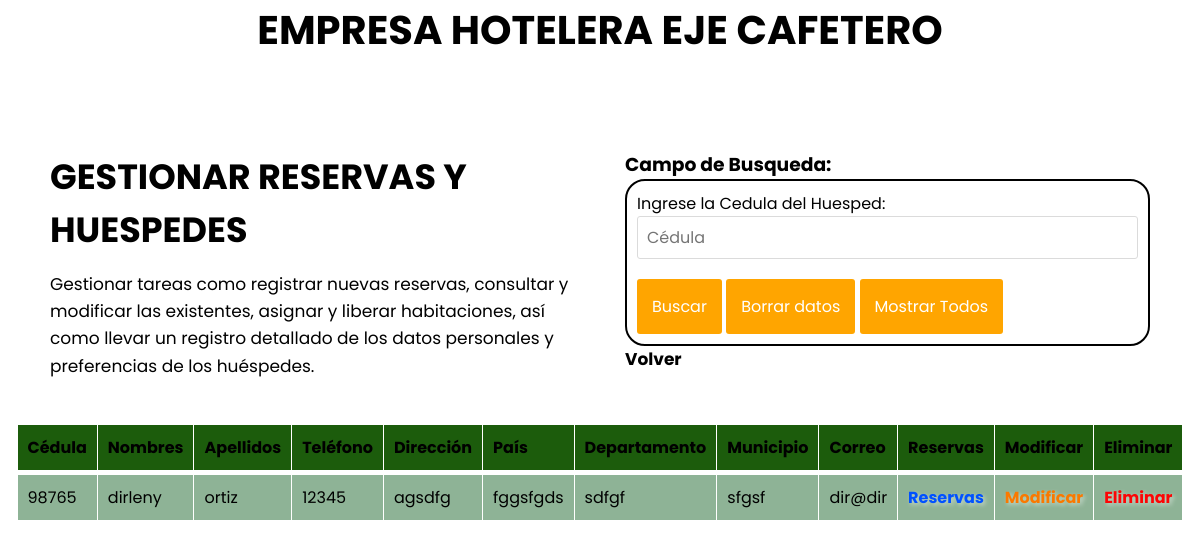
The app's page /gestion_huespedes.php with its own data.
### tables this page shows
CREATE TABLE clientes(
	cedula_cliente int not null,
    nombre varchar(45),
    apellido varchar(45),
    telefono varchar(45),
    direccion varchar(100),
    nombre_pais varchar(45),
    nombre_departamento varchar(45),
    nombre_municipio varchar(45),
    correo varchar(45),
    contrasena varchar(45),
    primary key(cedula_cliente)
);

### gestion_huespedes.php (the view, shortened to what this page needs)
<?php
    $con = conexion();
    if(isset($_POST['buscar'])){
        if(isset($_POST['cedula'])){
            $buscarCedula = $_POST['cedula'];
            $query_huesped = mysqli_query($con, "SELECT * FROM clientes WHERE cedula_cliente = '$buscarCedula'");
        }else{
            echo "
                <script>
                    alert('Ingrese una Cédula.')
                </script>
            ";
        }
    }else if(isset($_POST['todos'])){
        $query_huesped = mysqli_query($con, "SELECT * FROM clientes");
    }else{
        $query_huesped = mysqli_query($con, "SELECT * FROM clientes");
    }
?>
<!DOCTYPE html>
<html lang="es">
<head>
    <link rel="stylesheet" href="assets/style.css">
</head>
<body>
    <h1 class="titulo">EMPRESA HOTELERA EJE CAFETERO</h1>
    <div class="container-form">
        <div class="info-form">
            <h2>GESTIONAR RESERVAS Y HUESPEDES</h2>
            <p>Gestionar tareas como registrar nuevas reservas, consultar y modificar las existentes, asignar y liberar habitaciones, así como llevar un registro detallado de los datos personales y preferencias de los huéspedes.</p>
        </div>
        <div>
            <form action="gestion_huespedes.php" autocomplete="off" method="post">
                <h3>Campo de Busqueda:<br></h3>
                <div class="checkin">
                    <label for="cedula">Ingrese la Cedula del Huesped:<br></label>
                    <input type="input" name="cedula" class="campo" placeholder="Cédula"><br>
                    <input type="submit" name="buscar" value="Buscar" class="btn-enviar">
                    <input type="reset" value="Borrar datos" class="btn-enviar">
                    <input type="submit" name="todos" value="Mostrar Todos" class="btn-enviar">
                    </form>
                </div>
                <a href="menuPrincipal.php">Volver</a>
        </div>
    <div class="tablas">
        <table class="tabla-intercalada">
            <thead>
                <tr>
                    <td>Cédula</td>
                    <td>Nombres</td>
                    <td>Apellidos</td>
                    <td>Teléfono</td>
                    <td>Dirección</td>
                    <td>País</td>
                    <td>Departamento</td>
                    <td>Municipio</td>
                    <td>Correo</td>
                    <td>Reservas</td>
                    <td>Modificar</td>
                    <td>Eliminar</td>
                </tr>
            </thead>
            <tbody>
                <?php if (mysqli_num_rows($query_huesped) > 0) {
                    while ($row = $query_huesped->fetch_assoc()) { ?>
                    <tr>
                        <td> <?php echo $row['cedula_cliente'] ?></td>
                        <td> <?php echo $row['nombre'] ?></td>
                        <td> <?php echo $row['apellido'] ?></td>
                        <td> <?php echo $row['telefono'] ?></td>
                        <td> <?php echo $row['direccion'] ?></td>
                        <td> <?php echo $row['nombre_pais'] ?></td>
                        <td> <?php echo $row['nombre_departamento'] ?></td>
                        <td> <?php echo $row['nombre_municipio'] ?></td>
                        <td> <?php echo $row['correo'] ?></td>
                        <?php $link = "?cedula=" . urlencode($row['cedula_cliente']) ?>
                        <td> <a href="mostrar_reservas.php<?php echo $link ?>" class="aReserva">Reservas</a></td>
                        <td> <a href="modificar_huespedes.php<?php echo $link ?>" class="aModificar">Modificar</a></td>
                        <td> <a href="php/eliminar_huespedes.php<?php echo $link ?>" onclick="return confirm('¿Estás seguro de eliminar el huesped y sus reservas?')" class="aEliminar">Eliminar</a></td>
                    </tr>
                    <?php }
                } ?>
            </tbody>
        </table>
    </div>
</body>
</html>

### assets/style.css (style rules this page uses)
* { margin: 0; padding: 0; box-sizing: border-box; font-family: "Poppins", sans-serif; text-decoration: none; color: inherit; }
.container-form { width: 100%; max-width: 1100px; margin: auto; margin-bottom: 10px; display: grid; grid-template-columns: repeat(2,1fr); grid-gap: 50px; margin-top: 90px; }
.container-form h2 { margin-bottom: 15px; font-size: 35px }
.container-form p { font-size: 17px; line-height: 1.6; margin-bottom: 30px; }
.container-form a { font-size: 17px; display: inline-block; text-decoration: none; width: 100%; margin-bottom: 15px; color: black; font-weight: 700; }
.container-form form .campo, textarea { width: 100%; padding: 8px 9px; font-size: 16px; border: 1px solid #dbdbdb; margin-bottom: 20px; border-radius: 3px; outline: 0px; }
.container-form .btn-enviar { padding: 15px; font-size: 16px; border: none; outline: 0px; background: orange; color: white; border-radius: 3px; cursor: pointer; transition: all 300ms ease; }
.titulo { display: flex; text-align: center; justify-content: center; font-size: 40px; }
.checkin { border: 2px solid black; border-radius: 20px; padding: 10px; }
.tablas { justify-content: center; display: flex; }
.tabla-intercalada { width: 90%; border-collapse: separate; border-spacing: 1px 5px; }
.tabla-intercalada td, th { padding: 10px; }
.tabla-intercalada thead { background-color: #1c5c0c; font-weight: bold; }
.tabla-intercalada tbody tr:nth-child(odd) { background-color: #8eb396; }
.aReserva { color: #0051ff; font-weight: bold; text-shadow: 2px 2px 4px rgba(255, 255, 255, 0.5); }
.aModificar { color: #fa7900; font-weight: bold; text-shadow: 2px 2px 4px rgba(255, 255, 255, 0.5); }
.aEliminar { color: #fd0505; font-weight: bold; text-shadow: 2px 2px 4px rgba(255, 255, 255, 0.5); }

### records on screen
clientes: cedula_cliente "98765", nombre "dirleny", apellido "ortiz", telefono "12345", direccion "agsdfg", nombre_pais "fggsfgds", nombre_departamento "sdfgf", nombre_municipio "sfgsf", correo "dir@dir"
